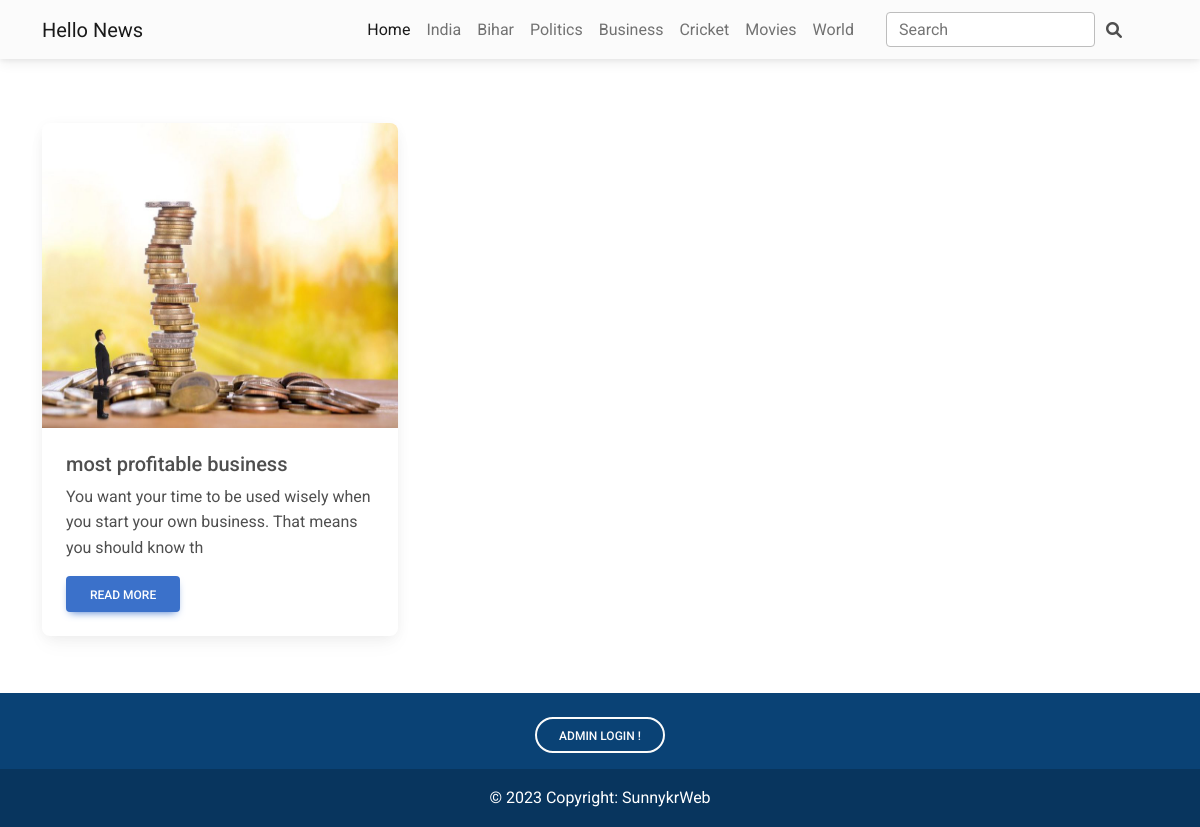
The app's page /business.php with its own data.
### tables this page shows
CREATE TABLE `add_post` (
  `s_no` int(255) NOT NULL,
  `post_title` varchar(255) NOT NULL,
  `post_category` varchar(255) NOT NULL,
  `post_subcategory` varchar(255) NOT NULL,
  `post_image` varchar(255) NOT NULL,
  `post_descrition` longblob NOT NULL,
  `posting_date` timestamp NOT NULL DEFAULT current_timestamp() ON UPDATE current_timestamp()
);

### business.php (the view, shortened to what this page needs)
<!DOCTYPE html>
<html lang="en">
<head>
    <link
       href="https://cdnjs.cloudflare.com/ajax/libs/font-awesome/6.0.0/css/all.min.css"
       rel="stylesheet"
     />
     <link
       href="https://cdnjs.cloudflare.com/ajax/libs/mdb-ui-kit/6.3.0/mdb.min.css"
       rel="stylesheet"
     />
</head>
<body>
    <?php
        include('Navbar.php');
    ?>
<div class="container ">
    <div class="row mt-5">
    <?php
     include('db/database.php');
     $select="Select * from  add_post order by posting_date desc";
     $select_query=mysqli_query($con,$select);
     while($row=mysqli_fetch_assoc($select_query))
     {
        $new_title=$row['post_title'];
        $post_category=$row['post_category'];
        $post_description=$row['post_descrition'];
        $post_image=$row['post_image'];
      if($post_category=="Business" || $post_category=="business" )
      {
    ?>
          <div class="col-md-4 col-12 my-md-0 my-1">
                <div class="card my-3" style="width:100%;height:90%;">
                  <div class="bg-image hover-overlay ripple" data-mdb-ripple-color="light" style="width:100%;height:330px;">
                    <img src='<?php echo $post_image; ?>'  alt='photo' class="img-fluid w-100 h-100" />
                  </div>
                  <div class="card-body">
                    <h5 class="card-title"><?php echo $new_title;  ?></h5>
                    <p class="card-text"><?php echo substr($post_description,0,100)  ?></p>
                    <form action="posted_news.php" method="GET">
                    <button type="submit" class="btn btn-primary" >Read more</button>
                     </form>
                  </div>
                </div>
            </div>
      <?php
             }
         }
        ?>
    </div>
  </div>
  <?php
                include('./footer.php');
    ?>
</body>
</html>

### records on screen
add_post: post_image (picture), post_title "most profitable business", post_descrition "You want your time to be used wisely when you start your own business. That means you should know th"
